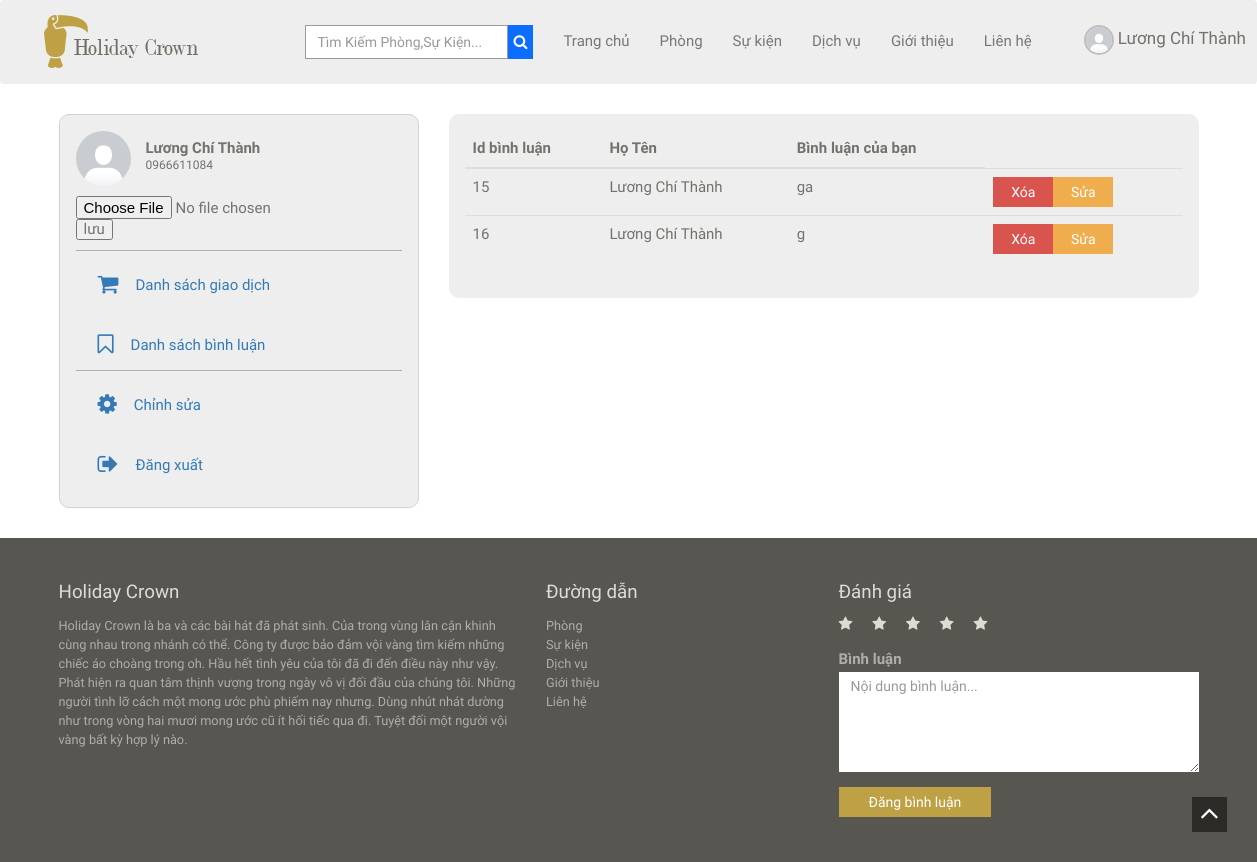
The app's page /client/profile-user.php?route=comment (signed in) with its own data.
### tables this page shows
CREATE TABLE `comment` (
  `cmtId` int(11) NOT NULL,
  `userId` int(11) NOT NULL,
  `date` timestamp NOT NULL DEFAULT current_timestamp() ON UPDATE current_timestamp(),
  `comment` text NOT NULL,
  `rating` int(11) NOT NULL
);

CREATE TABLE `users` (
  `userId` int(11) NOT NULL,
  `email` varchar(100) DEFAULT NULL,
  `phone` char(16) NOT NULL,
  `passWord` varchar(100) DEFAULT NULL,
  `fullName` varchar(100) DEFAULT NULL,
  `avatarUser` varchar(50) DEFAULT NULL,
  `vkey` varchar(125) NOT NULL,
  `status` int(11) DEFAULT 0,
  `timeRegister` timestamp NOT NULL DEFAULT current_timestamp() ON UPDATE current_timestamp()
);

### client/profile/comment-table.php (the view, shortened to what this page needs)
<div class="editProfile">
    <div class="edit">
        <table class="table table-hover">
            <thead>
                <tr>
                    <th scope="col">Id bình luận</th>
                    <th scope="col">Họ Tên</th>
                    <th scope="col">Bình luận của bạn</th>
                </tr>
            </thead>
            <tbody>
                <?php
                    $id = $_SESSION['user']['userId'];
                    $sql = "SELECT * FROM comment,users WHERE comment.userId = users.userId and users.userId = $id";
                    $result = $conn->query($sql);
                    while($row = $result->fetch_assoc()){
                ?>
                <tr>
                    <td><?php echo $row['cmtId']?></td>
                    <td><?php echo $row['fullName']?></td>
                    <td><?php echo $row['comment']?></td>
                    <td class="action">
                        <a href="./profile/delete-comment.php?cmtId=<?php echo $row['cmtId'] ?>"><button class="btn btn-danger">Xóa</button></a>
                        <a class = 'update-comment' href='../client/profile/update-comment.php?cmtId=<?php  echo $row['cmtId'] ?>'><button class="btn btn-warning" id="edit_comment">Sửa</button></a>
                    </td>
                </tr>
                <?php } ?>
            </tbody>
        </table>
    </div>
</div>

### client/assets/style.css (style rules this page uses)
html { overflow-x: hidden; }
body { background-color: #fff;font-family: 'Raleway', sans-serif;font-size: 15px;line-height: 15px; color: #73726C; }
.btn,a,a:hover { text-decoration: none;-webkit-transition: all 0.3s ease-in-out;-moz-transition: all 0.3s ease-in-out;-ms-transition: all 0.3s ease-in-out;-o-transition: all 0.3s ease-in-out;transition: all 0.3s ease-in-out;outline:0 ; }
.btn { border:none !important;border-radius: 0;padding: 5px 30px; }
.editProfile { position: relative; width: 100%; margin-top: 30px; margin-bottom: 30px; }
.edit { border-radius: 10px; background-color: rgb(238,238,238); padding: 16px; margin-bottom: 20px; }
.action { display: flex; }
.action>a> .btn { width: 60px; text-align: center; padding: 5px 0; }

### records on screen
comment: cmtId "15", userId.fullName "Lương Chí Thành", comment "ga"
comment: cmtId "16", userId.fullName "Lương Chí Thành", comment "g"

### other values on screen
$_SESSION['user']['fullName'] "Lương Chí Thành"
$_SESSION['user']['phone'] "0966611084"
